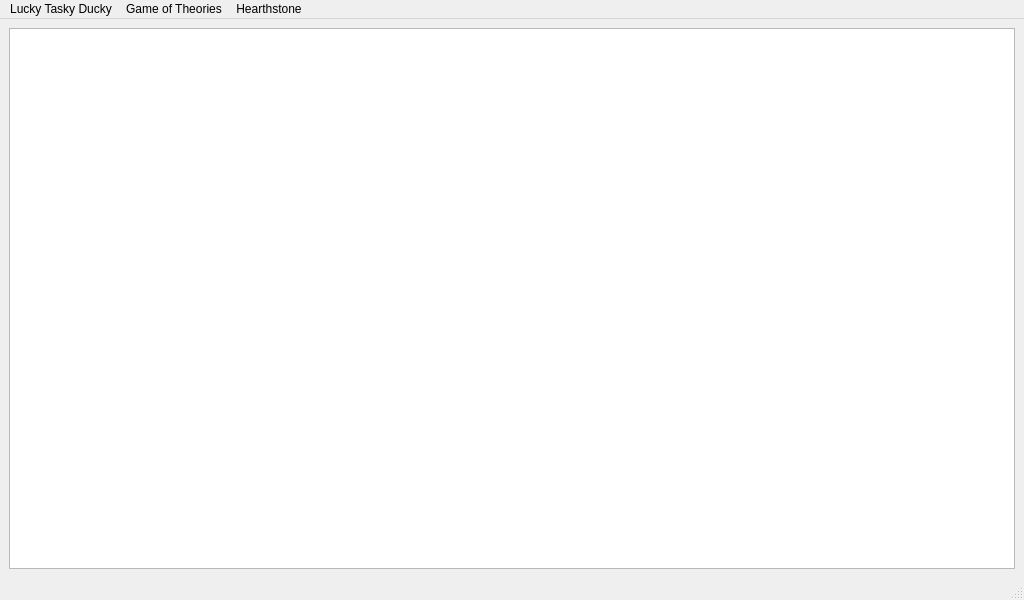
<?xml version="1.0" encoding="UTF-8"?>
<ui version="4.0">
 <class>MainWindow</class>
 <widget class="QMainWindow" name="MainWindow">
  <property name="geometry">
   <rect>
    <x>0</x>
    <y>0</y>
    <width>1024</width>
    <height>600</height>
   </rect>
  </property>
  <property name="windowTitle">
   <string>Conduit</string>
  </property>
  <widget class="QWidget" name="centralwidget">
   <layout class="QVBoxLayout" name="verticalLayout">
    <item>
     <widget class="QTableWidget" name="tableWidget"/>
    </item>
   </layout>
  </widget>
  <widget class="QMenuBar" name="menubar">
   <property name="geometry">
    <rect>
     <x>0</x>
     <y>0</y>
     <width>1024</width>
     <height>21</height>
    </rect>
   </property>
   <widget class="QMenu" name="menuLucky_Tasky_Ducky">
    <property name="title">
     <string>Lucky Tasky Ducky</string>
    </property>
    <addaction name="actionNew_Task"/>
    <addaction name="separator"/>
    <addaction name="actionShow_Task"/>
   </widget>
   <widget class="QMenu" name="menuGame_of_Theories">
    <property name="title">
     <string>Game of Theories</string>
    </property>
    <addaction name="actionNew_Theory"/>
    <addaction name="separator"/>
    <addaction name="actionShow_Theory"/>
   </widget>
   <widget class="QMenu" name="menuHearthstone">
    <property name="title">
     <string>Hearthstone</string>
    </property>
    <addaction name="actionRng_Task"/>
    <addaction name="actionRng_Theory"/>
   </widget>
   <addaction name="menuLucky_Tasky_Ducky"/>
   <addaction name="menuGame_of_Theories"/>
   <addaction name="menuHearthstone"/>
  </widget>
  <widget class="QStatusBar" name="statusbar"/>
  <action name="actionNew_Task">
   <property name="text">
    <string>New Task</string>
   </property>
  </action>
  <action name="actionShow_Task">
   <property name="text">
    <string>Show Task</string>
   </property>
  </action>
  <action name="actionNew_Theory">
   <property name="text">
    <string>New Theory</string>
   </property>
  </action>
  <action name="actionShow_Theory">
   <property name="text">
    <string>Show Theory</string>
   </property>
  </action>
  <action name="actionRng_Task">
   <property name="text">
    <string>Rng Task</string>
   </property>
  </action>
  <action name="actionRng_Theory">
   <property name="text">
    <string>Rng Theory</string>
   </property>
  </action>
 </widget>
 <resources/>
 <connections/>
</ui>
